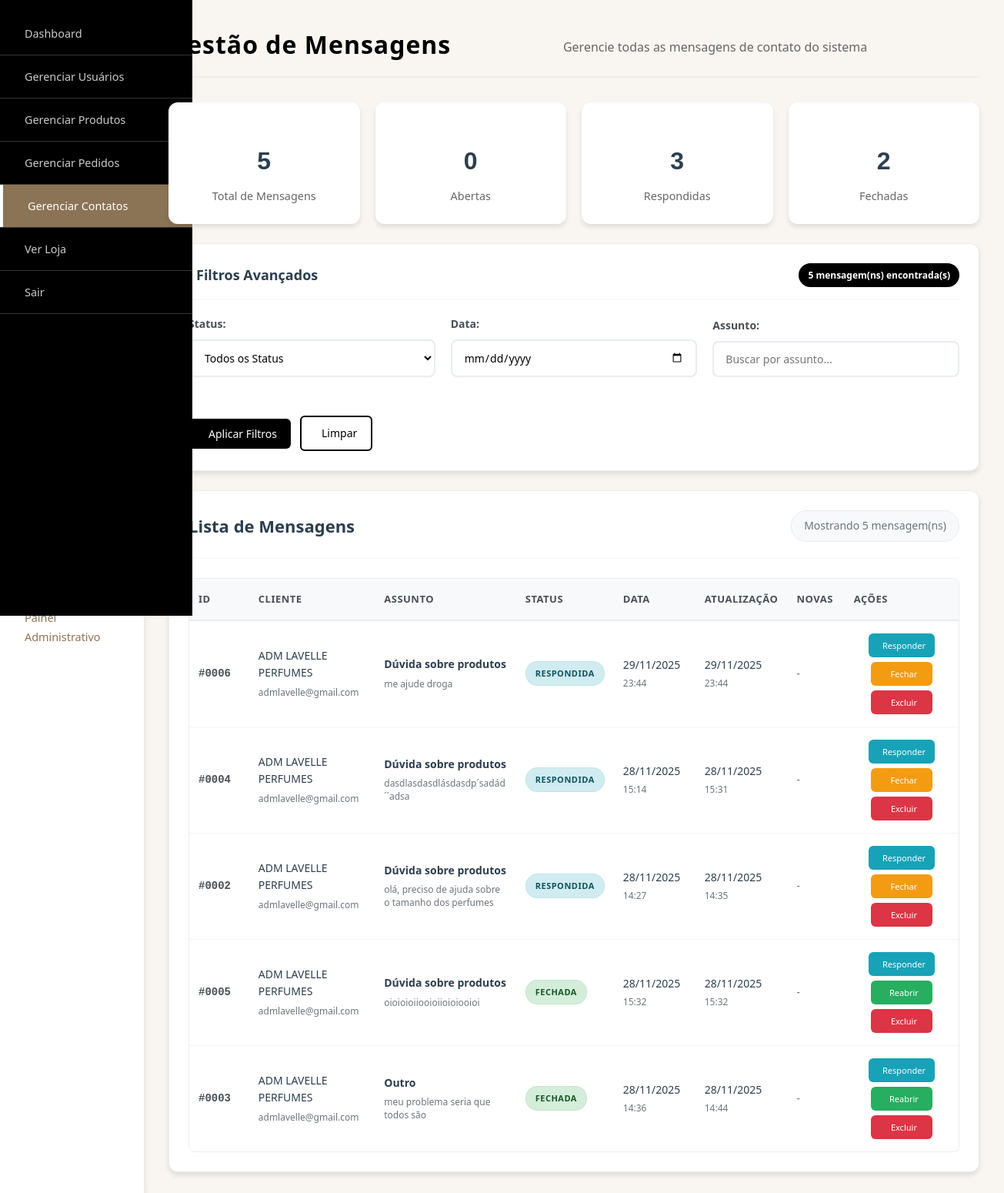
/admin/admin_contato.php (signed in), run on the app's committed database.
### tables this page shows
CREATE TABLE `contato_mensagens` (
  `id` int(11) NOT NULL,
  `usuario_id` int(11) DEFAULT NULL,
  `assunto` varchar(255) NOT NULL,
  `mensagem` text NOT NULL,
  `status` enum('aberta','respondida','fechada') DEFAULT 'aberta',
  `prioridade` enum('baixa','media','alta') DEFAULT 'media',
  `created_at` timestamp NOT NULL DEFAULT current_timestamp(),
  `updated_at` timestamp NOT NULL DEFAULT current_timestamp() ON UPDATE current_timestamp()
);

CREATE TABLE `usuarios` (
  `id` int(11) NOT NULL,
  `nome` varchar(100) NOT NULL,
  `email` varchar(150) NOT NULL,
  `senha` varchar(255) NOT NULL,
  `data_cadastro` timestamp NOT NULL DEFAULT current_timestamp(),
  `telefone` varchar(20) DEFAULT NULL,
  `endereco` text DEFAULT NULL,
  `cidade` varchar(100) DEFAULT NULL,
  `estado` varchar(50) DEFAULT NULL,
  `cep` varchar(10) DEFAULT NULL,
  `foto_perfil` varchar(255) DEFAULT NULL,
  `created_at` timestamp NOT NULL DEFAULT current_timestamp()
);

### admin/admin_contato.php (the view, shortened to what this page needs)
<?php
$database = new Database();
$db = $database->getConnection();
$filtro_data = $_GET['data'] ?? '';
$filtro_assunto = $_GET['assunto'] ?? '';
$query = "
    SELECT cm.*, u.nome, u.email,
          (SELECT COUNT(*) FROM contato_respostas cr WHERE cr.mensagem_id = cm.id AND cr.remetente = 'cliente' AND cr.lida = 0) as novas_respostas
    FROM contato_mensagens cm
    LEFT JOIN usuarios u ON cm.usuario_id = u.id
    WHERE 1=1
";
$params = [];
$query .= " ORDER BY
    CASE
        WHEN cm.status = 'aberta' THEN 1
        WHEN cm.status = 'respondida' THEN 2
        ELSE 3
    END,
    cm.updated_at DESC";
$stmt = $db->prepare($query);
$stmt->execute($params);
$mensagens = $stmt->fetchAll(PDO::FETCH_ASSOC);
$total_mensagens = count($mensagens);
$mensagens_abertas = array_filter($mensagens, function($msg) { return $msg['status'] == 'aberta'; });
$mensagens_respondidas = array_filter($mensagens, function($msg) { return $msg['status'] == 'respondida'; });
$mensagens_fechadas = array_filter($mensagens, function($msg) { return $msg['status'] == 'fechada'; });
include 'includes/header.php';
include 'includes/sidebar.php';
?>
<div class="main-content">
    <div class="page-header">
        <h1>Gestão de Mensagens</h1>
        <p>Gerencie todas as mensagens de contato do sistema</p>
    </div>
    <div class="stats-grid-small">
        <div class="stat-card-small">
           <br> <div class="stat-number"><?php echo $total_mensagens; ?></div>
            <div class="stat-label">Total de Mensagens</div>
        </div>
        <div class="stat-card-small">
            <br><div class="stat-number"><?php echo count($mensagens_abertas); ?></div>
            <div class="stat-label">Abertas</div>
        </div>
        <div class="stat-card-small">
           <br> <div class="stat-number"><?php echo count($mensagens_respondidas); ?></div>
            <div class="stat-label">Respondidas</div>
        </div>
        <div class="stat-card-small">
          <br>  <div class="stat-number"><?php echo count($mensagens_fechadas); ?></div>
            <div class="stat-label">Fechadas</div>
        </div>
    </div>
    <div class="filters-card">
        <div class="filter-header">
            <h3><i class="fas fa-filter"></i> Filtros Avançados</h3>
            <span class="results-info"><?php echo count($mensagens); ?> mensagem(ns) encontrada(s)</span>
        </div>
        <form method="GET" class="filter-form">
            <div class="filter-row">
                <div class="filter-group">
                    <label>Status:</label>
                    <select name="status" class="status-filter">
                        <option value="">Todos os Status</option>
                    </select>
                </div>
                <div class="filter-group">
                    <label>Data:</label>
                    <input type="date" name="data" value="<?php echo $filtro_data; ?>" class="date-filter">
                </div>
                <div class="filter-group">
                    <label>Assunto:</label>
                    <input type="text" name="assunto" value="<?php echo htmlspecialchars($filtro_assunto); ?>" placeholder="Buscar por assunto..." class="search-filter">
                </div>
                <div class="filter-group">
                    <div class="filter-actions">
                        <button type="submit" class="btn-primary">
                            <i class="fas fa-filter"></i> Aplicar Filtros
                        </button>
                        <a href="admin_contato.php" class="btn-outline">
                            <i class="fas fa-times"></i> Limpar
                        </a>
                    </div>
                </div>
            </div>
        </form>
    </div>
    <div class="content-card">
        <div class="card-header">
            <h2>Lista de Mensagens</h2>
            <div class="card-actions">
                <span class="total-info">Mostrando <?php echo count($mensagens); ?> mensagem(ns)</span>
            </div>
        </div>
        <div class="table-responsive">
            <?php if(!empty($mensagens)): ?>
                <table class="data-table">
                    <thead>
                        <tr>
                            <th class="col-id">ID</th>
                            <th class="col-cliente">Cliente</th>
                            <th class="col-assunto">Assunto</th>
                            <th class="col-status">Status</th>
                            <th class="col-data">Data</th>
                            <th class="col-atualizacao">Atualização</th>
                            <th class="col-novas">Novas</th>
                            <th class="col-acoes" width="220">Ações</th>
                        </tr>
                    </thead>
                    <tbody>
                        <?php foreach($mensagens as $mensagem): ?>
                        <tr class="message-row <?php echo $mensagem['novas_respostas'] > 0 ? 'new-message' : ''; ?>" data-status="<?php echo $mensagem['status']; ?>">
                            <td class="col-id">
                                <div class="message-info">
                                    <strong class="message-number">#<?php echo str_pad($mensagem['id'], 4, '0', STR_PAD_LEFT); ?></strong>
                                </div>
                            </td>
                            <td class="col-cliente">
                                <div class="user-info">
                                    <span class="customer-name"><?php echo htmlspecialchars($mensagem['nome'] ?: 'Visitante'); ?></span>
                                    <span class="customer-email"><?php echo htmlspecialchars($mensagem['email'] ?: 'Sem e-mail'); ?></span>
                                </div>
                            </td>
                            <td class="col-assunto">
                                <div class="subject-info">
                                    <strong class="subject-text"><?php echo htmlspecialchars($mensagem['assunto']); ?></strong>
                                    <div class="message-preview">
                                        <?php echo htmlspecialchars(substr($mensagem['mensagem'], 0, 80) . (strlen($mensagem['mensagem']) > 80 ? '...' : '')); ?>
                                    </div>
                                </div>
                            </td>
                            <td class="col-status">
                                <span class="status-badge status-<?php echo $mensagem['status']; ?>">
                                    <?php echo ucfirst($mensagem['status']); ?>
                                </span>
                            </td>
                            <td class="col-data">
                                <div class="datetime-info">
                                    <span class="date-text"><?php echo date('d/m/Y', strtotime($mensagem['created_at'])); ?></span>
                                    <span class="time-text"><?php echo date('H:i', strtotime($mensagem['created_at'])); ?></span>
                                </div>
                            </td>
                            <td class="col-atualizacao">
                                <div class="datetime-info">
                                    <span class="date-text"><?php echo date('d/m/Y', strtotime($mensagem['updated_at'])); ?></span>
                                    <span class="time-text"><?php echo date('H:i', strtotime($mensagem['updated_at'])); ?></span>
                                </div>
                            </td>
                            <td class="col-novas">
                                <?php if($mensagem['novas_respostas'] > 0): ?>
                                    <span class="notification-badge"><?php echo $mensagem['novas_respostas']; ?></span>
                                <?php else: ?>
                                    <span class="text-muted">-</span>
                                <?php endif; ?>
                            </td>
                            <td class="col-acoes">
                                <div class="action-buttons">
                                    <button class="btn-action btn-view" onclick="window.location.href='admin_chat.php?id=<?php echo $mensagem['id']; ?>'" title="Responder mensagem">
                                        <span class="btn-text">Responder</span>
                                    </button>
                                    <?php if($mensagem['status'] != 'fechada'): ?>
                                        <button class="btn-action btn-close" onclick="fecharTicket(<?php echo $mensagem['id']; ?>)" title="Fechar ticket">
                                            <span class="btn-text">Fechar</span>
                                        </button>
                                    <?php else: ?>
                                        <button class="btn-action btn-reopen" onclick="reabrirTicket(<?php echo $mensagem['id']; ?>)" title="Reabrir ticket">
                                            <span class="btn-text">Reabrir</span>
                                        </button>
                                    <?php endif; ?>
                                    <button class="btn-action btn-delete" onclick="confirmarExclusao(<?php echo $mensagem['id']; ?>)" title="Excluir mensagem">
                                        <span class="btn-text">Excluir</span>
                                    </button>
                                </div>
                            </td>
                        </tr>
                        <?php endforeach; ?>
                    </tbody>
                </table>
            <?php endif; ?>
        </div>
    </div>
</div>
<?php include 'includes/footer.php'; ?>

### admin/css/style.css (style rules this page uses)
* { margin: 0; padding: 0; box-sizing: border-box; font-family: "Segoe UI", Tahoma, Geneva, Verdana, sans-serif; }
body { background-color: #f9f5f0; color: #333; line-height: 1.6; }
.main-content { flex: 1; padding: 2rem; }
.page-header { display: flex; justify-content: space-between; align-items: center; margin-bottom: 2rem; padding-bottom: 1rem; border-bottom: 2px solid #eee; }
.page-header h1 { font-size: 2rem; color: #000; letter-spacing: 1px; }
.page-header p { color: #666; margin-top: 0.5rem; }
.btn-primary { background: #000; color: white; padding: 0.75rem 1.5rem; border: none; border-radius: 25px; cursor: pointer; font-size: 0.9rem; font-weight: 500; transition: all 0.3s; text-decoration: none; display: inline-block; }
.btn-outline { background: transparent; border: 2px solid #000; color: #000; padding: 0.75rem 1.5rem; border-radius: 25px; cursor: pointer; font-size: 0.9rem; font-weight: 500; transition: all 0.3s; text-decoration: none; }
.stat-number { font-size: 1.8rem; font-weight: bold; color: #000; margin-bottom: 0.25rem; }
.stat-label { color: #666; font-size: 0.9rem; }
.content-card { background: white; padding: 2rem; border-radius: 10px; box-shadow: 0 5px 15px rgba(0, 0, 0, 0.1); }
.card-header { display: flex; justify-content: space-between; align-items: center; margin-bottom: 1.5rem; padding-bottom: 1rem; border-bottom: 1px solid #eee; }
.card-header h2 { font-size: 1.3rem; color: #000; }
.table-responsive { overflow-x: auto; }
.data-table { width: 100%; border-collapse: collapse; }
.data-table th, .data-table td { padding: 1rem; text-align: left; border-bottom: 1px solid #eee; }
.data-table th { background: #f8f9fa; font-weight: 600; color: #000; font-size: 0.9rem; }
.btn-edit, .btn-delete { padding: 0.5rem 1rem; border: none; border-radius: 5px; cursor: pointer; font-size: 0.8rem; font-weight: 500; transition: all 0.3s; }
.btn-delete { background: #dc3545; color: white; }
.status-badge { padding: 0.25rem 0.75rem; border-radius: 15px; font-size: 0.8rem; font-weight: 500; display: inline-block; }

### data on the page
contato_mensagens: id "0006", usuario.nome "ADM LAVELLE PERFUMES", usuario.email "admlavelle@gmail.com", assunto "Dúvida sobre produtos", mensagem "me ajude droga", status "RESPONDIDA", created_at "29/11/2025", created_at "23:44", updated_at "29/11/2025", updated_at "23:44"
contato_mensagens: id "0004", usuario.nome "ADM LAVELLE PERFUMES", usuario.email "admlavelle@gmail.com", assunto "Dúvida sobre produtos", mensagem "dasdlasdasdlásdasdp´sadád´´adsa", status "RESPONDIDA", created_at "28/11/2025", created_at "15:14", updated_at "28/11/2025", updated_at "15:31"
contato_mensagens: id "0002", usuario.nome "ADM LAVELLE PERFUMES", usuario.email "admlavelle@gmail.com", assunto "Dúvida sobre produtos", mensagem "olá, preciso de ajuda sobre o tamanho dos perfumes", status "RESPONDIDA", created_at "28/11/2025", created_at "14:27", updated_at "28/11/2025", updated_at "14:35"
contato_mensagens: id "0005", usuario.nome "ADM LAVELLE PERFUMES", usuario.email "admlavelle@gmail.com", assunto "Dúvida sobre produtos", mensagem "oioioioiiooioiioioiooioi", status "FECHADA", created_at "28/11/2025", created_at "15:32", updated_at "28/11/2025", updated_at "15:32"
contato_mensagens: id "0003", usuario.nome "ADM LAVELLE PERFUMES", usuario.email "admlavelle@gmail.com", assunto "Outro", mensagem "meu problema seria que todos são", status "FECHADA", created_at "28/11/2025", created_at "14:36", updated_at "28/11/2025", updated_at "14:44"

### other printed values
$total_mensagens "5"
count($mensagens_abertas) "0"
count($mensagens_respondidas) "3"
count($mensagens_fechadas) "2"
count($mensagens) "5"
